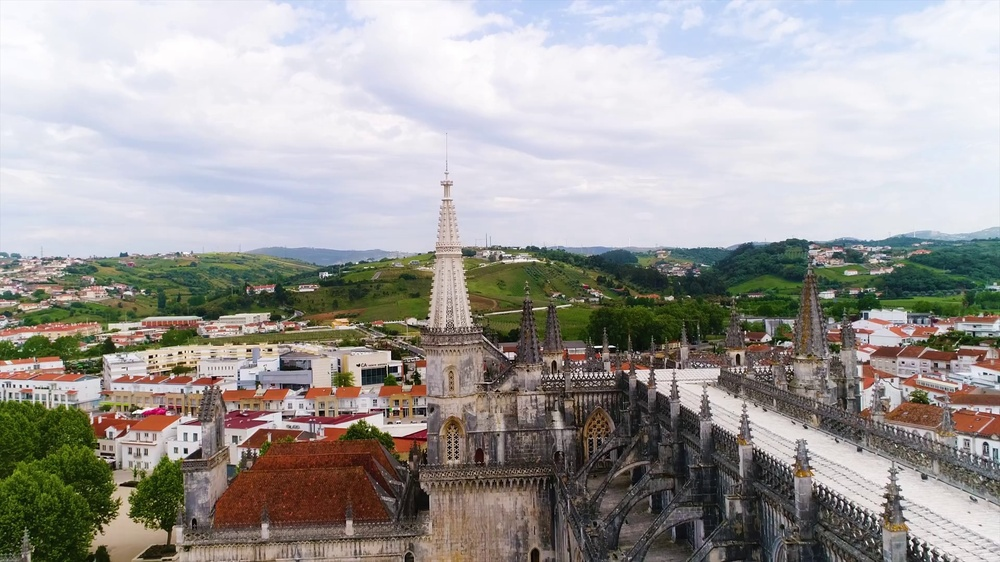
#> input picture pred/img (103).jpg, 1000 x 562 px, shrunk from 1920 x 1080 before the run, given as the content of the folder C:/Users/21300/Desktop/Dataset/Anime/style, which was not available
$ python image_smoothing.py --path 'pred/img (103).jpg'
#> lines starting #> are read from the running program, lines starting #| are printed output that depends on the picture; after the words box and inside, x2 and y2 are one past the last pixel; in counts of white or black regions, pixels touching at a corner belong together; pictures that were not available may be replaced by others from this repository, and a replacement may not be noted
"""
This tool is borrowed and modified from the link below
credit to https://github.com/taki0112/CartoonGAN-Tensorflow/blob/master/edge_smooth.py
LICENSE for this script: https://github.com/taki0112/CartoonGAN-Tensorflow/blob/master/LICENSE
"""
import os
import numpy as np
import cv2
from glob import glob
from tqdm import tqdm


def make_edge_smooth(path):
#> called with path = 'C:/Users/21300/Desktop/Dataset/Anime'
    file_list = glob(os.path.expanduser(os.path.join(path, 'style', '*')))
    save_dir = os.path.expanduser(os.path.join(path, 'style_smooth'))
    if not os.path.isdir(save_dir):
        os.makedirs(save_dir)

    kernel_size = 5
    kernel = np.ones((kernel_size, kernel_size), np.uint8)
    gauss = cv2.getGaussianKernel(kernel_size, 0)
    gauss = gauss * gauss.transpose(1, 0)

    for f in tqdm(file_list):
        file_name = os.path.basename(f)

        bgr_img = cv2.imread(f)
#> bgr_img is the input picture: shape (562, 1000, 3); mean B, G, R 155.2, 157.5, 160.4
        gray_img = cv2.imread(f, 0)
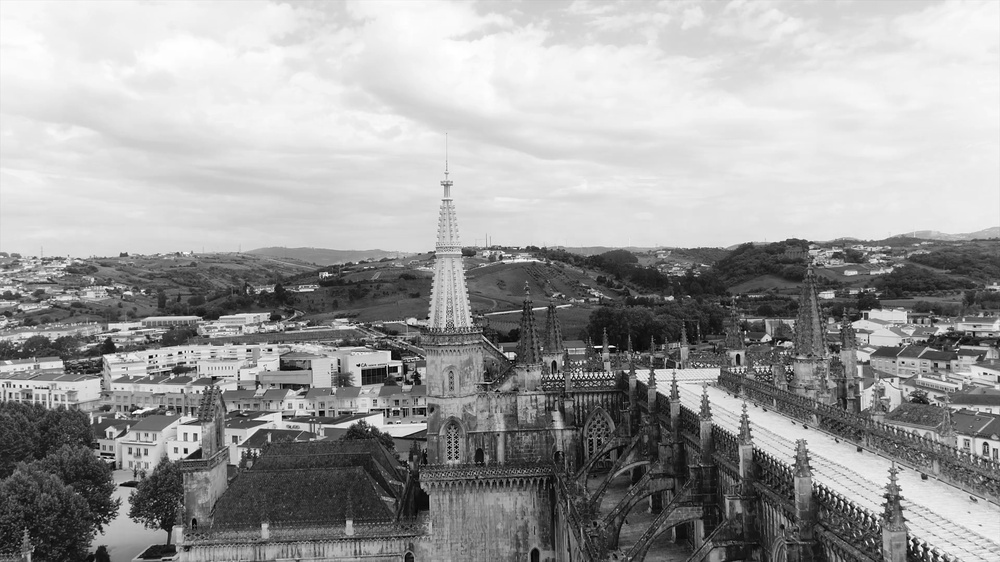
#> gray_img: shape (562, 1000); min 0, max 255, mean 158.1
        pad_img = np.pad(bgr_img, ((2, 2), (2, 2), (0, 0)), mode='reflect')
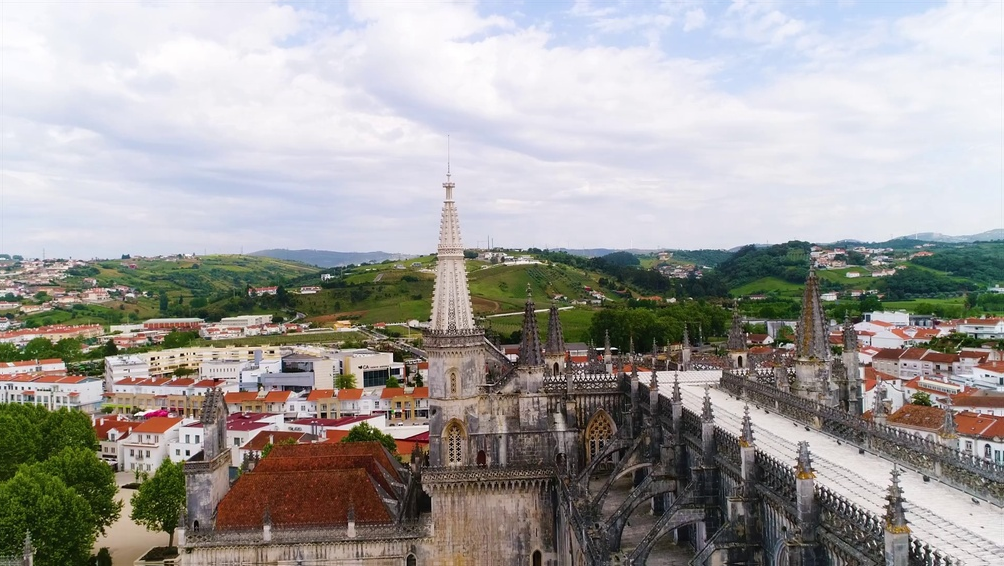
#> pad_img: shape (566, 1004, 3); mean B, G, R 155.4, 157.6, 160.4
        edges = cv2.Canny(gray_img, 100, 200)
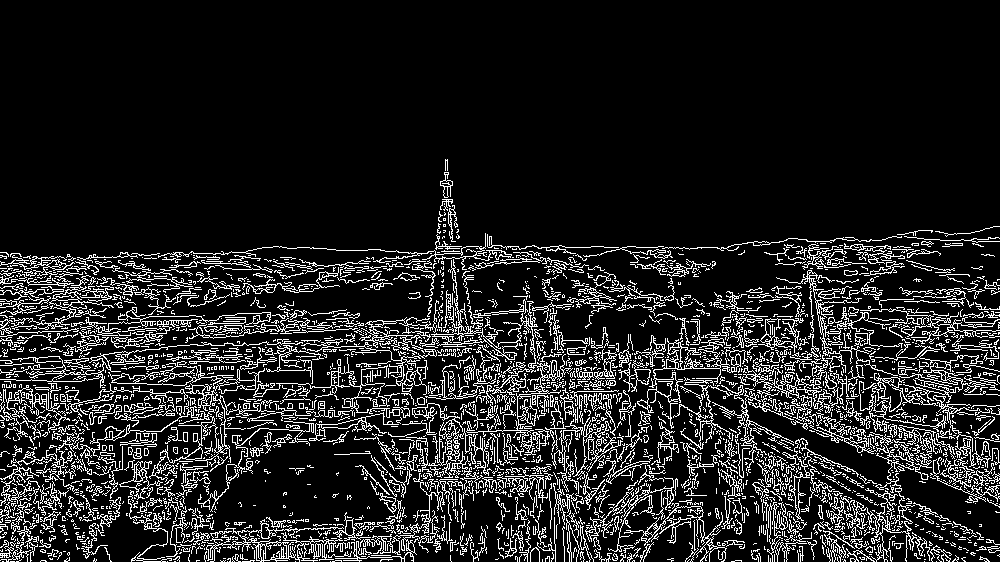
#> edges: shape (562, 1000); 13.2% white in thin lines or dots, all inside (x1, y1, x2, y2) = (0, 159, 1000, 562)
        dilation = cv2.dilate(edges, kernel)
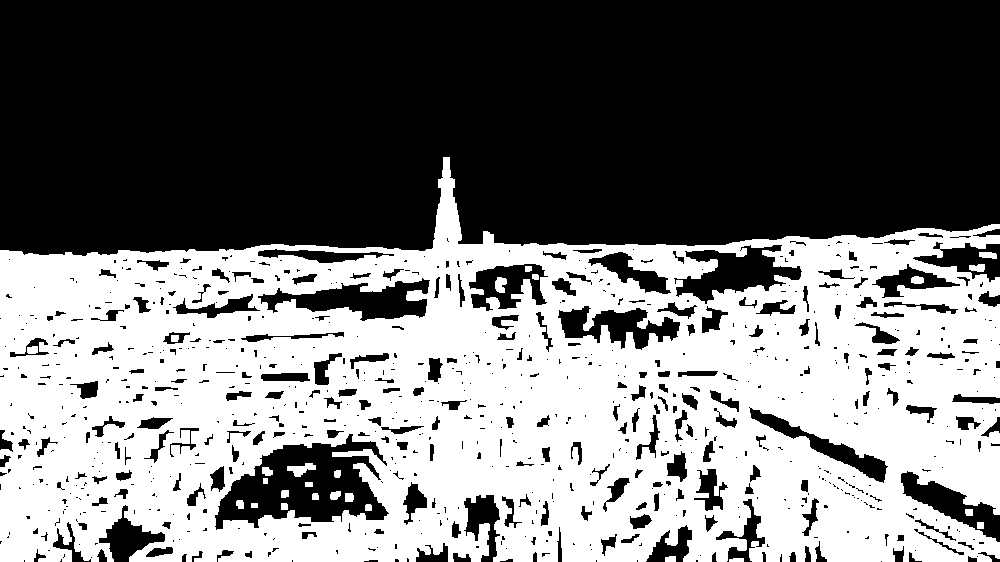
#> dilation: shape (562, 1000); 46.1% white; 26 white regions, largest, box (x1, y1, x2, y2) and area: (0, 157, 1000, 562) 257378, (287, 463, 316, 477) 219, (495, 277, 507, 293) 147

        gauss_img = np.copy(bgr_img)
        idx = np.where(dilation != 0)
#> idx = 259132 positions, rows 157 to 561, columns 0 to 999
        for i in range(np.sum(dilation != 0)):
            gauss_img[idx[0][i], idx[1][i], 0] = np.sum(np.multiply(
                pad_img[idx[0][i]:idx[0][i] + kernel_size, idx[1][i]:idx[1][i] + kernel_size, 0],
                gauss))
            gauss_img[idx[0][i], idx[1][i], 1] = np.sum(np.multiply(
                pad_img[idx[0][i]:idx[0][i] + kernel_size, idx[1][i]:idx[1][i] + kernel_size, 1],
                gauss))
            gauss_img[idx[0][i], idx[1][i], 2] = np.sum(np.multiply(
                pad_img[idx[0][i]:idx[0][i] + kernel_size, idx[1][i]:idx[1][i] + kernel_size, 2],
                gauss))

        cv2.imwrite(os.path.join(save_dir, file_name), gauss_img)


def main(path):
    make_edge_smooth(path)


if __name__ == '__main__':
    import argparse
    parser = argparse.ArgumentParser()
    parser.add_argument("--path", type=str, help='path to your dataset')
    args = parser.parse_args()
    main("C:/Users/21300/Desktop/Dataset/Anime")        #what you need to change

$ run again, on pred/img (104).jpg
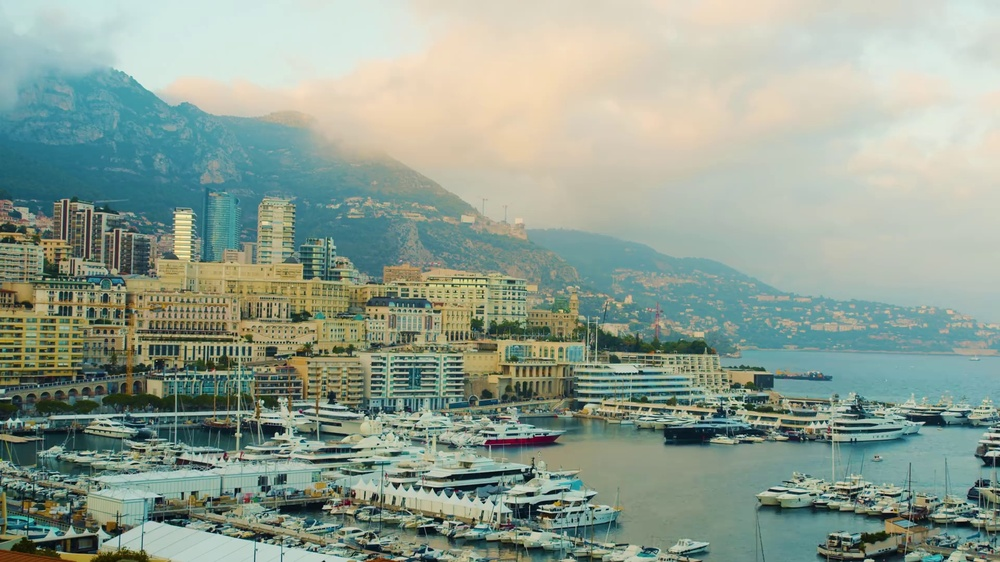
#> input picture pred/img (104).jpg, 1000 x 562 px, shrunk from 1920 x 1080 before the run, given as the content of the folder C:/Users/21300/Desktop/Dataset/Anime/style, which was not available
#> in make_edge_smooth, bgr_img is the input picture: shape (562, 1000, 3); mean B, G, R 145.9, 159.6, 144.2
#> in make_edge_smooth, `edges = cv2.Canny(gray_img, 100, 200)`:
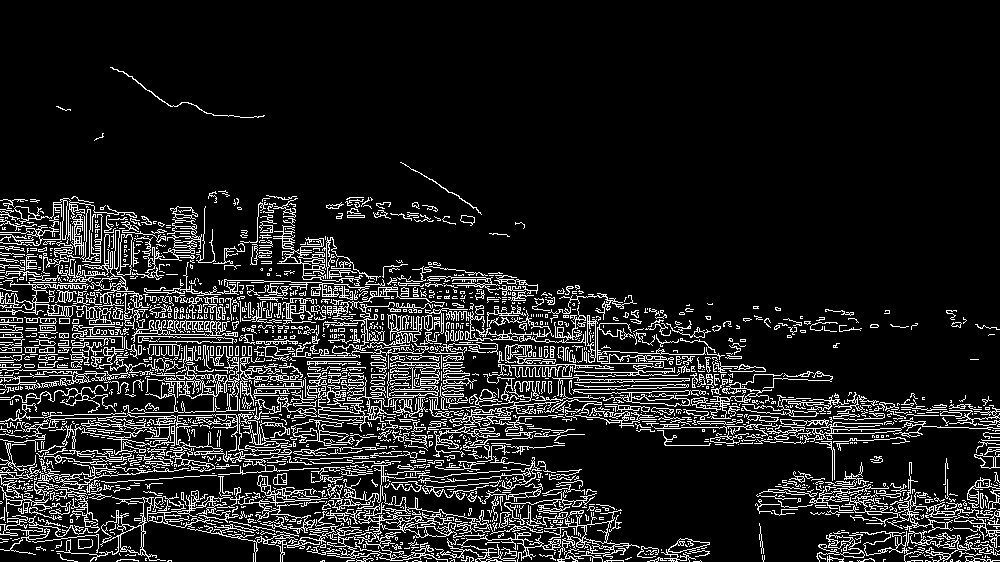
#> edges: shape (562, 1000); 12.3% white in thin lines or dots, all inside (x1, y1, x2, y2) = (0, 67, 1000, 562)
#> in make_edge_smooth, `dilation = cv2.dilate(edges, kernel)`:
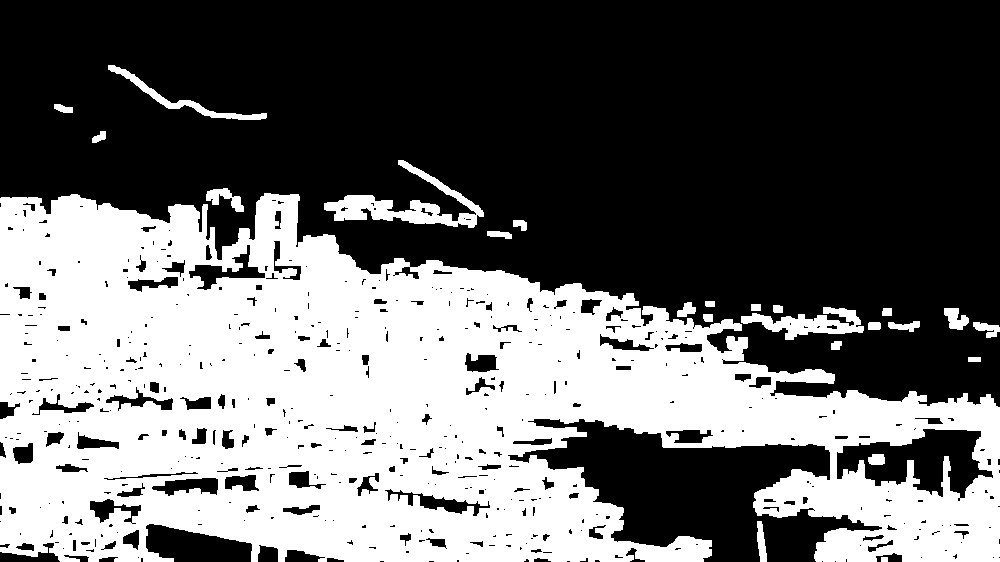
#> dilation: shape (562, 1000); 41% white; 24 white regions, largest, box (x1, y1, x2, y2) and area: (0, 193, 1000, 562) 221485, (324, 160, 484, 228) 3098, (741, 307, 864, 340) 1847
#> idx = 230508 positions, rows 65 to 561, columns 0 to 999

$ run again, on pred/img (105).jpg
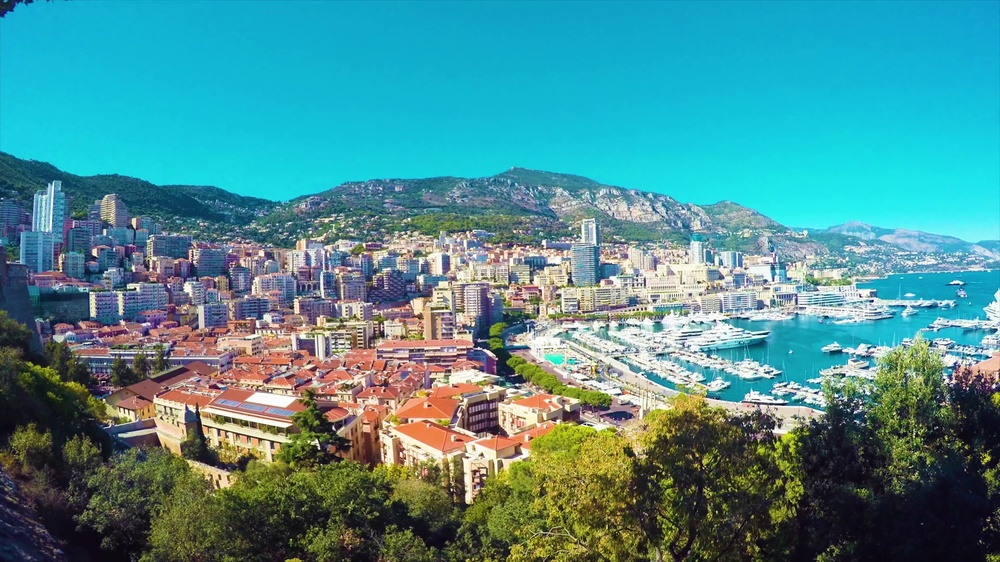
#> input picture pred/img (105).jpg, 1000 x 562 px, shrunk from 1920 x 1080 before the run, given as the content of the folder C:/Users/21300/Desktop/Dataset/Anime/style, which was not available
#> in make_edge_smooth, bgr_img is the input picture: shape (562, 1000, 3); mean B, G, R 143.7, 141, 76.1
#> in make_edge_smooth, `edges = cv2.Canny(gray_img, 100, 200)`:
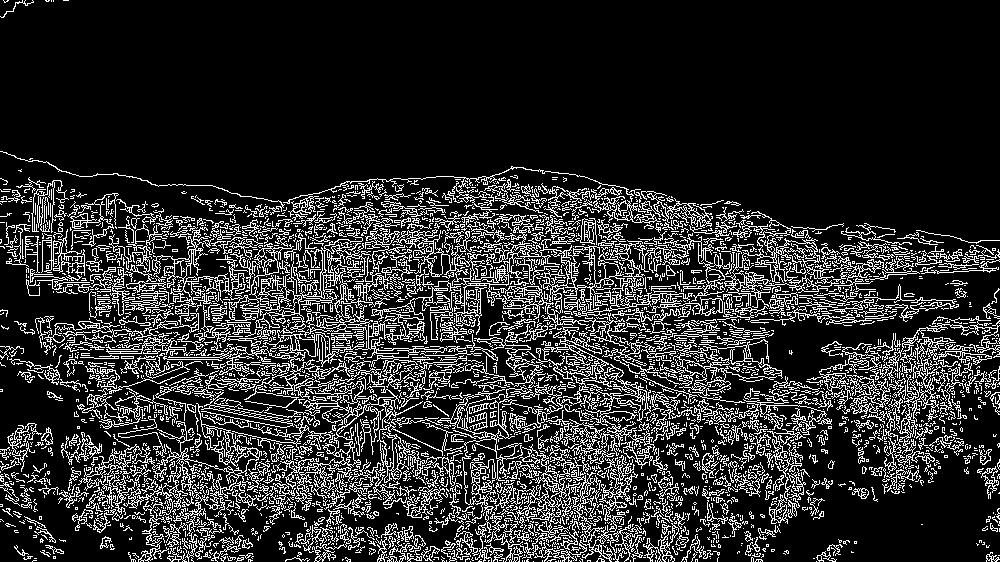
#> edges: shape (562, 1000); 17.3% white in thin lines or dots
#> in make_edge_smooth, `dilation = cv2.dilate(edges, kernel)`:
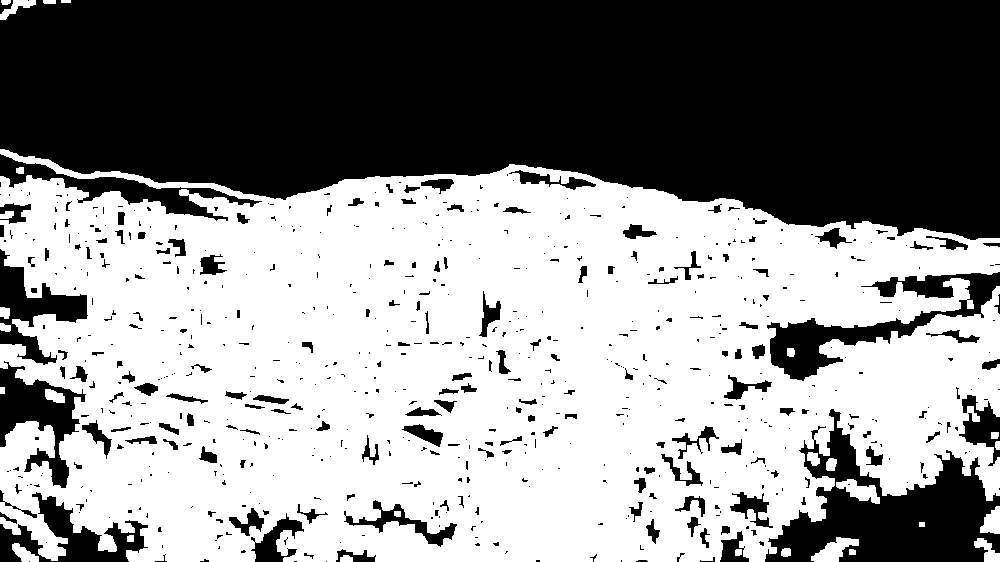
#> dilation: shape (562, 1000); 55.3% white; 670 black regions (484 under 20 px), largest, box (x1, y1, x2, y2) and area: (0, 0, 1000, 240) 191279, (765, 409, 1000, 562) 16106, (767, 272, 1000, 381) 6611
#> idx = 310629 positions, rows 0 to 561, columns 0 to 999
